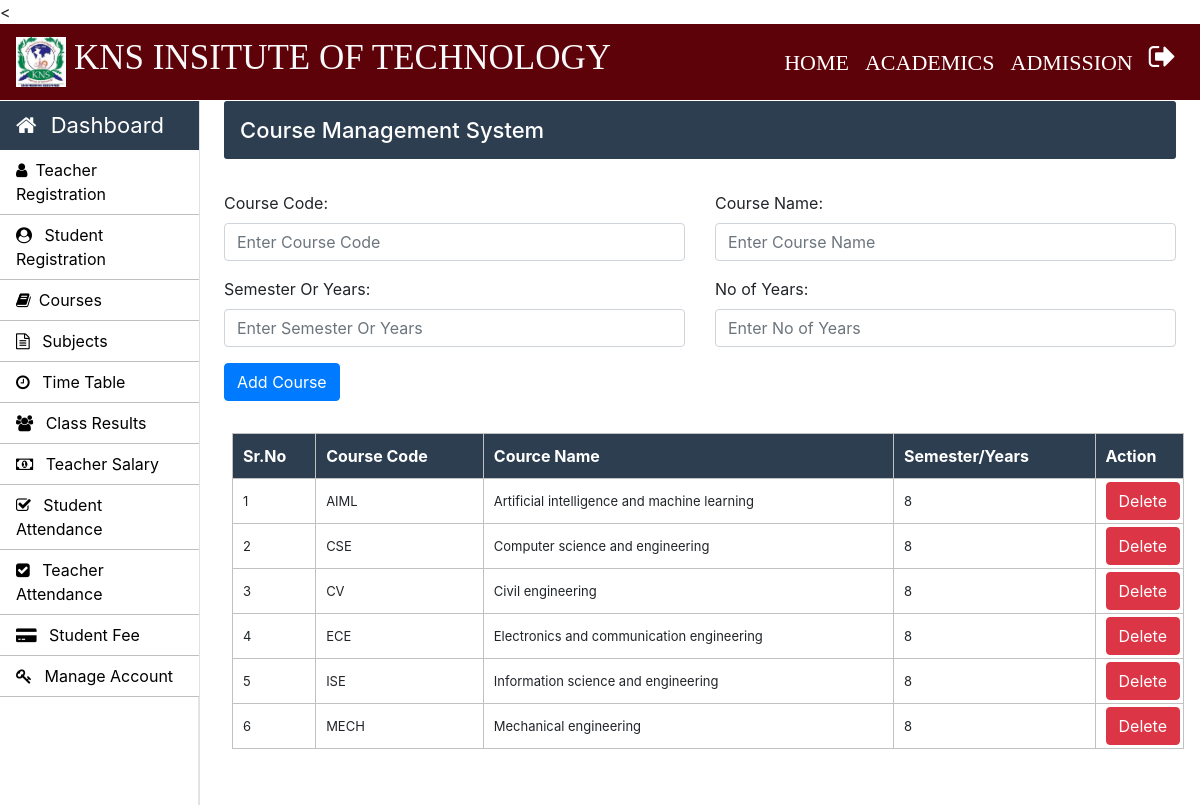
The app's page /Admin/courses.php (signed in) with its own data.
### tables this page shows
CREATE TABLE `courses` (
  `course_code` varchar(10) NOT NULL,
  `course_name` varchar(50) NOT NULL,
  `semester_or_year` varchar(10) NOT NULL,
  `no_of_year` int(10) NOT NULL
);

### Admin/courses.php (the view, shortened to what this page needs)
<?php
		require_once "../connection/connection.php";
	?>
<!doctype html>
<html lang="en">
	<head>
	</head>
	<body>
		<?php include('../common/common-header.php') ?>
		<?php include('../common/admin-sidebar.php') ?>
		<main role="main" class="col-xl-10 col-lg-9 col-md-8 ml-sm-auto px-md-4 mb-2 w-100">
			<div class="sub-main">
				<div class="bar-margin text-center d-flex flex-wrap flex-md-nowrap pt-3 pb-2 mb-3 text-white admin-dashboard pl-3">
					<h4>Course Management System </h4>
				</div>
				<div class="row">
					<div class="col-md-12">
						<form action="courses.php" method="post">
							<div class="row mt-3">
								<div class="col-md-6">
									<div class="form-group">
										<label for="exampleInputEmail1">Course Code: </label>
										<input type="text" name="course_code" class="form-control" required placeholder="Enter Course Code">
									</div>
								</div>
								<div class="col-md-6">
									<div class="form-group">
										<label for="exampleInputPassword1">Course Name:</label>
										<input type="text" name="course_name" class="form-control" required placeholder="Enter Course Name">
									</div>
								</div>
							</div>
							<div class="row">
								<div class="col-md-6">
									<div class="form-group">
										<label for="exampleInputEmail1">Semester Or Years:</label>
										<input type="text" name="semester_or_year" class="form-control" required placeholder="Enter Semester Or Years">
									</div>
								</div>
								<div class="col-md-6">
									<div class="form-group">
										<label for="exampleInputPassword1">No of Years:</label>
										<input type="text" name="no_of_year" class="form-control" required  placeholder="Enter No of Years">
									</div>
								</div>
							</div>
							<div class="row w-100">
								<div class="col-md-12">
									<input type="submit" name="sub" value="Add Course" class=" btn btn-primary ml-auto">
								</div>
							</div>
						</form>
					</div>
				</div>
				<div class="row">
					<div class="col-md-12 ml-2">
						<section class="mt-3">
							<table class="w-100 table-elements mb-5 table-three-tr" cellpadding="3">
								<tr class="table-tr-head table-three text-white">
									<th>Sr.No</th>
									<th>Course Code</th>
									<th>Cource Name</th>
									<th>Semester/Years</th>
									<th>Action</th>
								</tr>
								<?php
									$sr=1;
									$query="select course_code,course_name,no_of_year from courses";
									$run=mysqli_query($con,$query);
									while($row=mysqli_fetch_array($run)) {
									echo	"<tr>";
									echo	"<td>".$sr++."</td>";
									echo	"<td>".$row['course_code']."</td>";
									echo	"<td>".$row['course_name']."</td>";
									echo	"<td>".$row['no_of_year']."</td>";
									echo	"<td width='20'><a class='btn btn-danger' href=delete-function.php?course_code=".$row['course_code'].">Delete</a></td>";
									echo	"</tr>";
									}
								?>
							</table>
						</section>
					</div>
				</div>
			</div>
		</main>
	</body>
</html>

### Css/style.css (style rules this page uses)
h4 { font-size: 22px; }
.admin-dashboard { margin-top: 1px !important; background: #2c3e50 !important; border-radius: 3px; }
.table-elements tr, td, th { font-size: 13px; border: 1px solid rgb(194, 193, 193); padding-left: 10px !important; }
.table-three { background: #2c3e50 !important; }
.table-tr-head { height: 45px !important; padding: 10px !important; margin-top: 5px !important; }
.table-font-for-transcript td, th { font-size: 16px !important; }

### records on screen
courses: course_code "AIML", course_name "Artificial intelligence and machine learning", no_of_year "8"
courses: course_code "CSE", course_name "Computer science and engineering", no_of_year "8"
courses: course_code "CV", course_name "Civil engineering", no_of_year "8"
courses: course_code "ECE", course_name "Electronics and communication engineering", no_of_year "8"
courses: course_code "ISE", course_name "Information science and engineering", no_of_year "8"
courses: course_code "MECH", course_name "Mechanical engineering", no_of_year "8"
